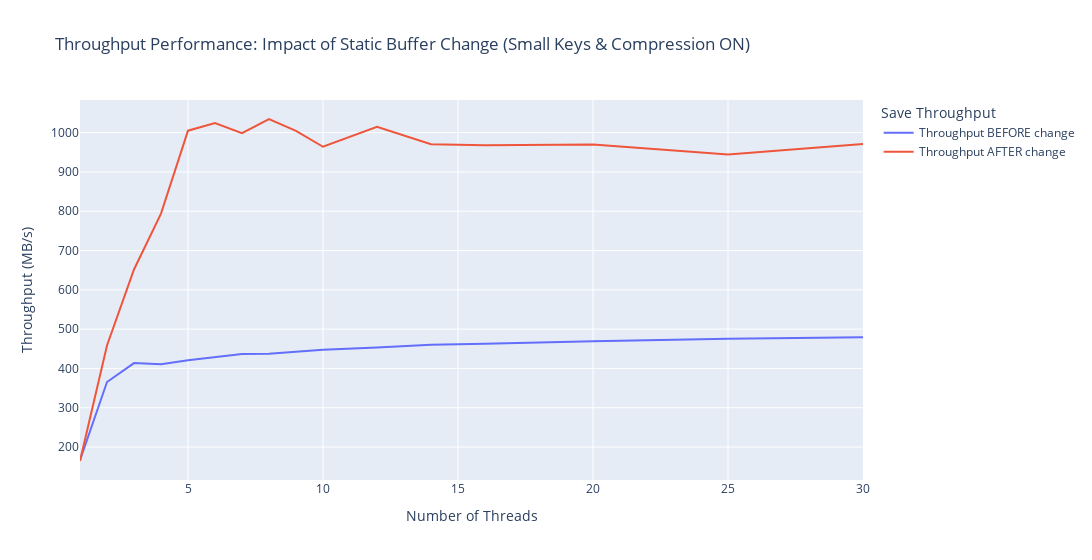

Notebook code for this chart:
### Code cell
import plotly.graph_objects as go

# Create a new Plotly figure
fig = go.Figure()

# Add the first line for the 'before' data
fig.add_trace(
    go.Scatter(
        x=before_buffer_change['num_threads'],
        y=before_buffer_change['actual_throughput_mb_s'],
        mode='lines',
        name='Throughput BEFORE change'
    )
)

# Add the second line for the 'after' data
fig.add_trace(
    go.Scatter(
        x=after_buffer_change['num_threads'],
        y=after_buffer_change['actual_throughput_mb_s'],
        mode='lines',
        name='Throughput AFTER change'
    )
)

# Update the layout with a new title, axis labels, legend title, and width
fig.update_layout(
    title_text='Throughput Performance: Impact of Static Buffer Change (Small Keys & Compression ON)',
    xaxis_title='Number of Threads',
    yaxis_title='Throughput (MB/s)',
    legend_title_text='Save Throughput',
    width=1300  # Maintain the compact width
)

### Figure 1 — Plotly figure (JSON) as saved in the notebook; plotly's stock layout.template omitted (floating-point values rounded to 4 significant figures)
{"data": [{"mode": "lines", "name": "Throughput BEFORE change", "type": "scatter", "x": [1, 2, 3, 4, 5, 6, 7, 8, 9, 10, 12, 14, 16, 20, 25, 30], "y": [166.5, 365.4, 413.6, 410.9, 421.0, 428.0, 436.9, 437.4, 443.2, 447.4, 453.0, 460.1, 462.7, 469.5, 475.6, 479.2]}, {"mode": "lines", "name": "Throughput AFTER change", "type": "scatter", "x": [1, 2, 3, 4, 5, 6, 7, 8, 9, 10, 12, 14, 16, 20, 25, 30], "y": [164.4, 458.5, 651.9, 794.0, 1005.0, 1024.0, 998.6, 1035.0, 1004.0, 964.1, 1015.0, 970.6, 967.7, 970.2, 944.7, 970.8]}], "layout": {"legend": {"title": {"text": "Save Throughput"}}, "title": {"text": "Throughput Performance: Impact of Static Buffer Change (Small Keys & Compression ON)"}, "width": 1300, "xaxis": {"title": {"text": "Number of Threads"}}, "yaxis": {"title": {"text": "Throughput (MB/s)"}}}}
